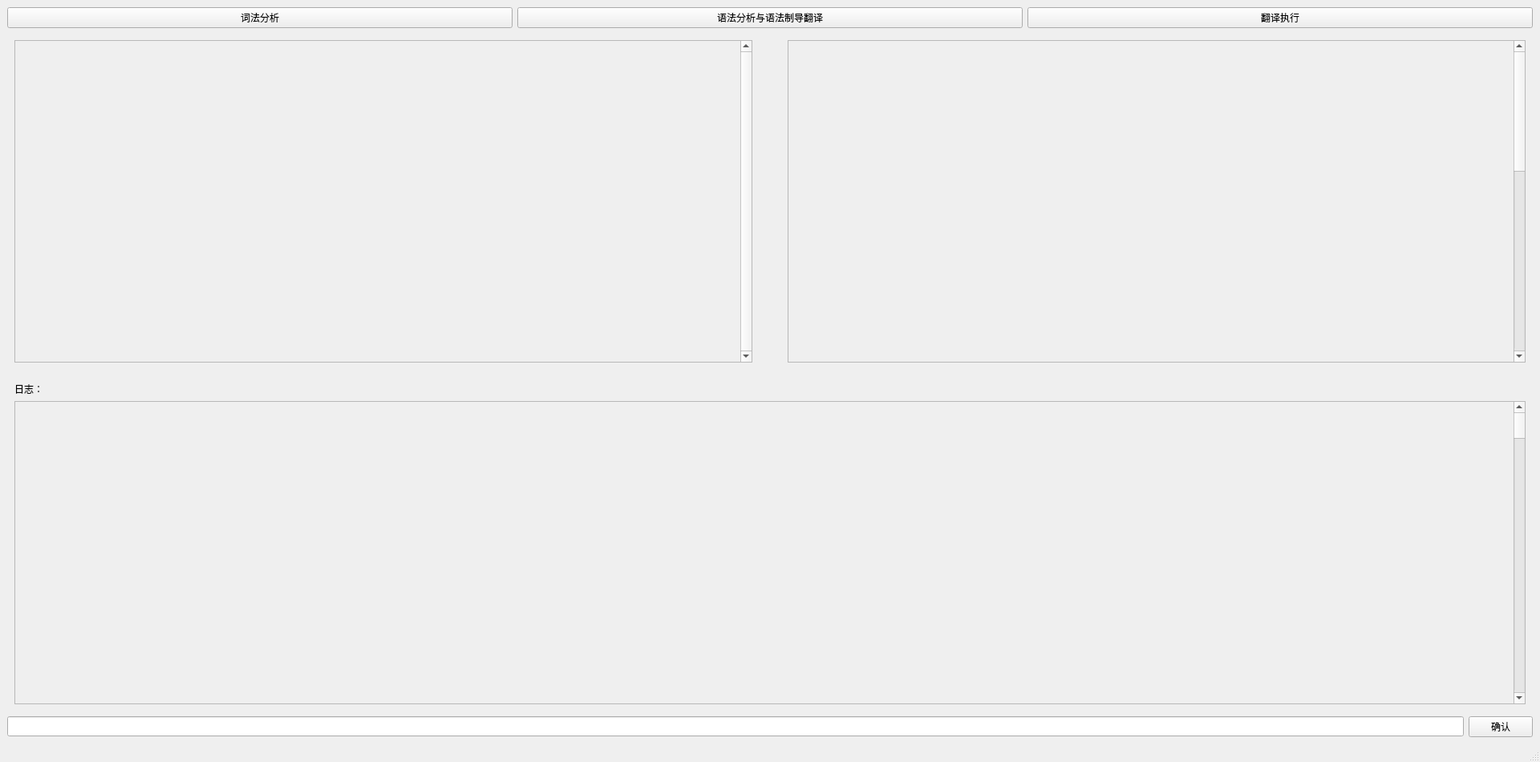
<?xml version="1.0" encoding="UTF-8"?>
<ui version="4.0">
 <class>MainWindow</class>
 <widget class="QMainWindow" name="MainWindow">
  <property name="geometry">
   <rect>
    <x>0</x>
    <y>0</y>
    <width>1920</width>
    <height>950</height>
   </rect>
  </property>
  <property name="windowTitle">
   <string>MainWindow</string>
  </property>
  <widget class="QWidget" name="centralwidget">
   <layout class="QVBoxLayout" name="verticalLayout_2">
    <item>
     <layout class="QHBoxLayout" name="horizontalLayout_2">
      <item>
       <widget class="QPushButton" name="pushButton">
        <property name="sizePolicy">
         <sizepolicy hsizetype="Minimum" vsizetype="Fixed">
          <horstretch>0</horstretch>
          <verstretch>0</verstretch>
         </sizepolicy>
        </property>
        <property name="font">
         <font>
          <family>微软雅黑</family>
         </font>
        </property>
        <property name="text">
         <string>词法分析</string>
        </property>
       </widget>
      </item>
      <item>
       <widget class="QPushButton" name="pushButton_2">
        <property name="font">
         <font>
          <family>微软雅黑</family>
         </font>
        </property>
        <property name="text">
         <string>语法分析与语法制导翻译</string>
        </property>
       </widget>
      </item>
      <item>
       <widget class="QPushButton" name="pushButton_4">
        <property name="font">
         <font>
          <family>微软雅黑</family>
         </font>
        </property>
        <property name="text">
         <string>翻译执行</string>
        </property>
       </widget>
      </item>
     </layout>
    </item>
    <item>
     <layout class="QHBoxLayout" name="horizontalLayout">
      <item>
       <widget class="QWidget" name="widget" native="true">
        <property name="sizePolicy">
         <sizepolicy hsizetype="Expanding" vsizetype="Expanding">
          <horstretch>0</horstretch>
          <verstretch>0</verstretch>
         </sizepolicy>
        </property>
        <layout class="QVBoxLayout" name="verticalLayout_3">
         <item>
          <widget class="QScrollArea" name="scrollArea">
           <property name="minimumSize">
            <size>
             <width>0</width>
             <height>0</height>
            </size>
           </property>
           <property name="verticalScrollBarPolicy">
            <enum>Qt::ScrollBarAlwaysOn</enum>
           </property>
           <property name="widgetResizable">
            <bool>true</bool>
           </property>
           <widget class="QWidget" name="scrollAreaWidgetContents">
            <property name="geometry">
             <rect>
              <x>0</x>
              <y>0</y>
              <width>893</width>
              <height>393</height>
             </rect>
            </property>
            <property name="sizePolicy">
             <sizepolicy hsizetype="Ignored" vsizetype="Ignored">
              <horstretch>0</horstretch>
              <verstretch>100</verstretch>
             </sizepolicy>
            </property>
            <property name="minimumSize">
             <size>
              <width>0</width>
              <height>0</height>
             </size>
            </property>
            <widget class="QLabel" name="label_3">
             <property name="geometry">
              <rect>
               <x>50</x>
               <y>0</y>
               <width>841</width>
               <height>5000</height>
              </rect>
             </property>
             <property name="sizePolicy">
              <sizepolicy hsizetype="Expanding" vsizetype="Expanding">
               <horstretch>0</horstretch>
               <verstretch>0</verstretch>
              </sizepolicy>
             </property>
             <property name="font">
              <font>
               <family>微软雅黑</family>
               <pointsize>10</pointsize>
              </font>
             </property>
             <property name="text">
              <string/>
             </property>
             <property name="alignment">
              <set>Qt::AlignLeading|Qt::AlignLeft|Qt::AlignTop</set>
             </property>
            </widget>
           </widget>
          </widget>
         </item>
        </layout>
       </widget>
      </item>
      <item>
       <spacer name="verticalSpacer_2">
        <property name="orientation">
         <enum>Qt::Vertical</enum>
        </property>
        <property name="sizeType">
         <enum>QSizePolicy::Expanding</enum>
        </property>
        <property name="sizeHint" stdset="0">
         <size>
          <width>20</width>
          <height>40</height>
         </size>
        </property>
       </spacer>
      </item>
      <item>
       <widget class="QWidget" name="widget_2" native="true">
        <property name="sizePolicy">
         <sizepolicy hsizetype="Expanding" vsizetype="Preferred">
          <horstretch>0</horstretch>
          <verstretch>0</verstretch>
         </sizepolicy>
        </property>
        <layout class="QVBoxLayout" name="verticalLayout_4">
         <item>
          <widget class="QScrollArea" name="scrollArea_2">
           <property name="widgetResizable">
            <bool>true</bool>
           </property>
           <widget class="QWidget" name="scrollAreaWidgetContents_2">
            <property name="geometry">
             <rect>
              <x>0</x>
              <y>0</y>
              <width>893</width>
              <height>1000</height>
             </rect>
            </property>
            <property name="minimumSize">
             <size>
              <width>0</width>
              <height>1000</height>
             </size>
            </property>
            <widget class="QLabel" name="label_4">
             <property name="geometry">
              <rect>
               <x>50</x>
               <y>10</y>
               <width>841</width>
               <height>5000</height>
              </rect>
             </property>
             <property name="font">
              <font>
               <family>微软雅黑</family>
               <pointsize>10</pointsize>
              </font>
             </property>
             <property name="text">
              <string/>
             </property>
             <property name="alignment">
              <set>Qt::AlignLeading|Qt::AlignLeft|Qt::AlignTop</set>
             </property>
            </widget>
           </widget>
          </widget>
         </item>
        </layout>
       </widget>
      </item>
     </layout>
    </item>
    <item>
     <layout class="QVBoxLayout" name="verticalLayout">
      <item>
       <widget class="QWidget" name="widget_3" native="true">
        <property name="sizePolicy">
         <sizepolicy hsizetype="Preferred" vsizetype="Expanding">
          <horstretch>0</horstretch>
          <verstretch>0</verstretch>
         </sizepolicy>
        </property>
        <property name="minimumSize">
         <size>
          <width>0</width>
          <height>200</height>
         </size>
        </property>
        <layout class="QVBoxLayout" name="verticalLayout_5">
         <item>
          <widget class="QLabel" name="label">
           <property name="maximumSize">
            <size>
             <width>16777215</width>
             <height>25</height>
            </size>
           </property>
           <property name="text">
            <string>日志：</string>
           </property>
          </widget>
         </item>
         <item>
          <widget class="QScrollArea" name="scrollArea_3">
           <property name="widgetResizable">
            <bool>true</bool>
           </property>
           <widget class="QWidget" name="scrollAreaWidgetContents_3">
            <property name="geometry">
             <rect>
              <x>0</x>
              <y>0</y>
              <width>1859</width>
              <height>10000</height>
             </rect>
            </property>
            <property name="minimumSize">
             <size>
              <width>0</width>
              <height>10000</height>
             </size>
            </property>
            <widget class="QLabel" name="label_2">
             <property name="geometry">
              <rect>
               <x>20</x>
               <y>10</y>
               <width>1801</width>
               <height>10000</height>
              </rect>
             </property>
             <property name="sizePolicy">
              <sizepolicy hsizetype="Expanding" vsizetype="Expanding">
               <horstretch>0</horstretch>
               <verstretch>0</verstretch>
              </sizepolicy>
             </property>
             <property name="font">
              <font>
               <family>微软雅黑</family>
               <pointsize>15</pointsize>
              </font>
             </property>
             <property name="text">
              <string/>
             </property>
             <property name="alignment">
              <set>Qt::AlignLeading|Qt::AlignLeft|Qt::AlignTop</set>
             </property>
            </widget>
           </widget>
          </widget>
         </item>
        </layout>
       </widget>
      </item>
     </layout>
    </item>
    <item>
     <layout class="QHBoxLayout" name="horizontalLayout_3">
      <item>
       <widget class="QLineEdit" name="lineEdit">
        <property name="font">
         <font>
          <family>微软雅黑</family>
         </font>
        </property>
       </widget>
      </item>
      <item>
       <widget class="QPushButton" name="pushButton_3">
        <property name="text">
         <string>确认</string>
        </property>
       </widget>
      </item>
     </layout>
    </item>
   </layout>
  </widget>
  <widget class="QStatusBar" name="statusbar"/>
  <action name="action666">
   <property name="text">
    <string>666</string>
   </property>
  </action>
 </widget>
 <resources/>
 <connections/>
</ui>
